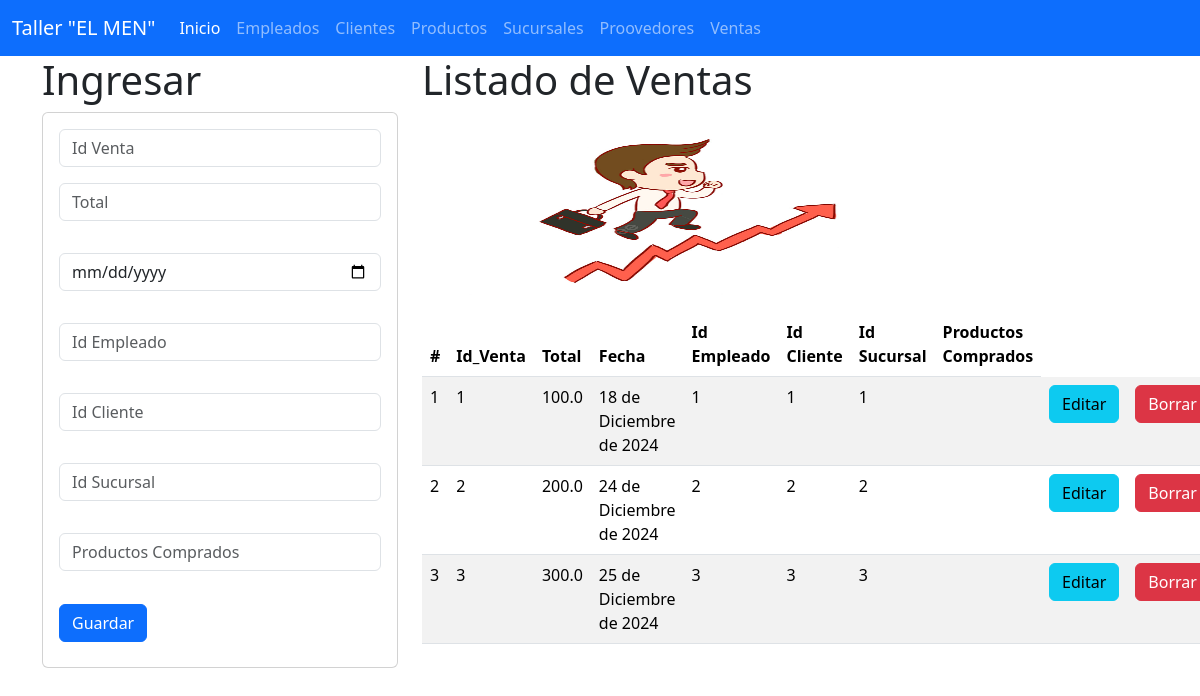
The app's page /ventas with its own data.
### Ventas_app/models.py (models this page shows, shortened)
class Venta(models.Model):
    Id_Venta = models.CharField(max_length=50,primary_key=True)
    total = models.FloatField()
    fecha = models.DateField()
    Id_Empleado = models.IntegerField()
    Id_Cliente = models.IntegerField()
    Id_Sucursal = models.IntegerField()
    Productos_Comprados = models.CharField(max_length=100)
    class Meta:
        db_table =  "Ventas"
        verbose_name = "Venta"
        verbose_name_plural = "Ventas"

### Ventas_app/views.py (the view)
# urls.py: path('ventas', views.inicio_vistaVenta, name='ventas'),
def inicio_vistaVenta(request):
    lasventas=Venta.objects.all()
    return render(request, 'gestionarVentas.html', {'ventas': lasventas})

### Ventas_app/templates/gestionarVentas.html (shortened to what this page needs)
{% extends "base.html" %}
{% block cuerpo %}
{% load static  %}
<div class="row">
<div class="col-sm-12 col-md-4 col-lg-4 col-xl-4">
<h1> Ingresar <h1>
  <div class="card">
    <div class="card-body">
      <form action="registrarVenta/" method="POST">{% csrf_token %}
        <div class="form-group">
          <input type="text" id="txtid" name="txtid" class='form-control' placeholder="Id Venta" minlength="1" maxlength="100" required>
        </div>
        <div class="form-group py-3">
          <input type="text" id="txttotal" name="txttotal"  class='form-control' placeholder="Total" maxlength="100" required>
        </div>
        <div class="form-group py-3">
          <input type="date" id="txtfecha" name="txtfecha"  class='form-control' placeholder="Fecha" maxlength="100" required>
        </div>
        <div class="form-group py-3">
          <input type="text" id="txtide" name="txtide"  class='form-control' placeholder="Id Empleado" maxlength="100" required>
        </div>
        <div class="form-group py-3">
          <input type="text" id="txtidc" name="txtidc"  class='form-control' placeholder="Id Cliente" maxlength="100" required>
        </div>
        <div class="form-group py-3">
          <input type="text" id="txtids" name="txtids"  class='form-control' placeholder="Id Sucursal" maxlength="100" required>
        </div>
        <div class="form-group py-3">
          <input type="text" id="txtproductos_comprados" name="txtproductos_comprados"  class='form-control' placeholder="Productos Comprados" maxlength="100" required>
        </div>
        <div class="form-group py-2">
          <button type="submit" class="btn btn-primary">Guardar</button>
        </div>
      </form>
    </div>
  </div>
</div>
<div class="col-sm-12 col-md-8 col-lg-8 col-xl-8">
  <h1> Listado de Ventas </h1>
  <img class="w-59" src="{% static '/img/Ventas.jpg' %}" alt="nava" width="500" height="200">
  <table class="table table-striped">
    <thead>
      <tr>
        <th scope="col">#</th>
        <th scope="col">Id_Venta</th>
        <th scope="col">Total</th>
        <th scope="col">Fecha</th>
        <th scope="col">Id Empleado</th>
        <th scope="col">Id Cliente</th>
        <th scope="col">Id Sucursal</th>
        <th scope="col">Productos Comprados</th>
      </tr>
    </thead>
    <tbody>
      {% for v in ventas %}
<tr>
  <td> {{forloop.counter}}</td>
  <td> {{v.Id_Venta}}</td>
  <td> {{v.total}}</td>
  <td> {{v.fecha}}</td>
  <td> {{v.Id_Empleado}}</td>
  <td> {{v.Id_Cliente}}</td>
  <td> {{v.Id_Sucursal}}</td>
  <td> {{v.Productos_Comprados}}</td>
  <td><a href="seleccionarVenta/{{v.Id_Venta}}" class="btn btn-info">Editar</a></td>
  <td><a href="borrarVenta/{{v.Id_Venta}}" class="btn btn-danger">Borrar</a></td>
</tr>
    {% endfor %}
    {% endblock %}

### records on screen
Venta: Id_Venta "1", total "100.0", fecha "18 de Diciembre de 2024", Id_Empleado "1", Id_Cliente "1", Id_Sucursal "1"
Venta: Id_Venta "2", total "200.0", fecha "24 de Diciembre de 2024", Id_Empleado "2", Id_Cliente "2", Id_Sucursal "2"
Venta: Id_Venta "3", total "300.0", fecha "25 de Diciembre de 2024", Id_Empleado "3", Id_Cliente "3", Id_Sucursal "3"
